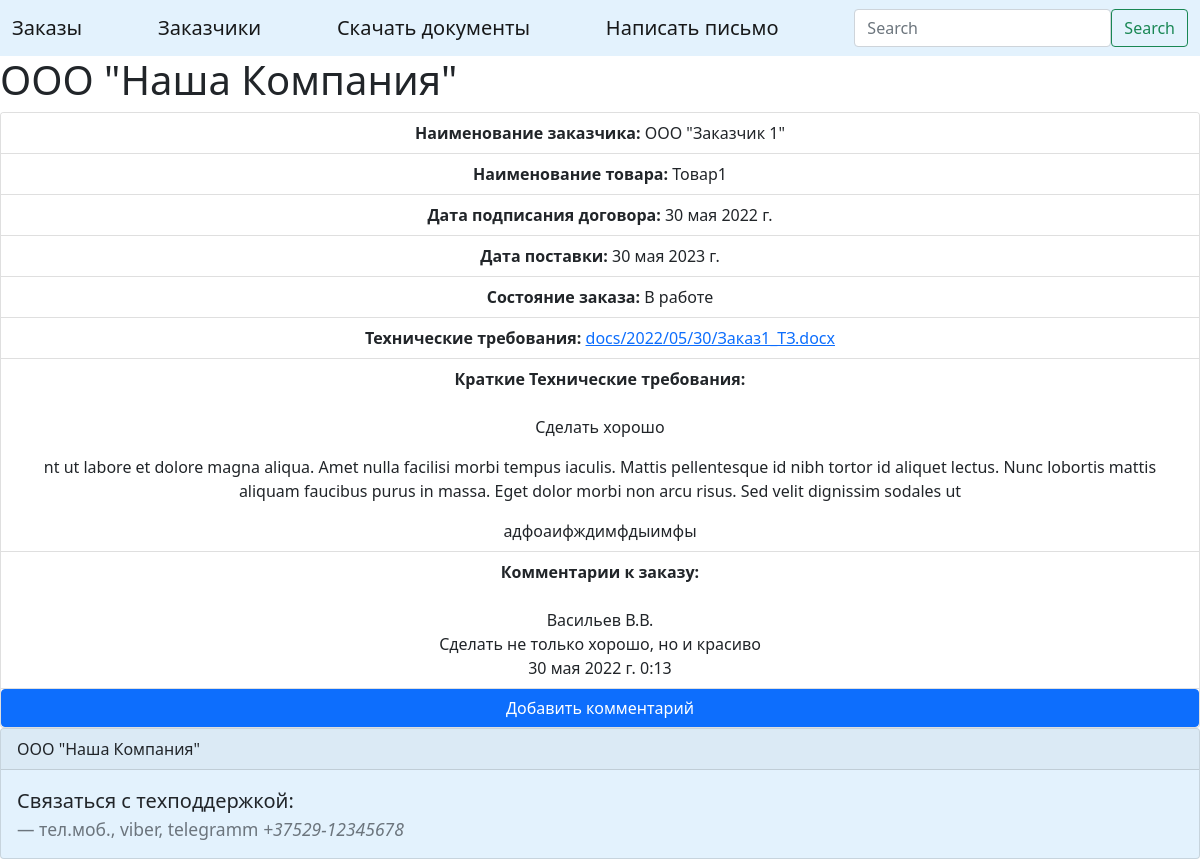
/order/1/, run on an earlier commit of the app's database.
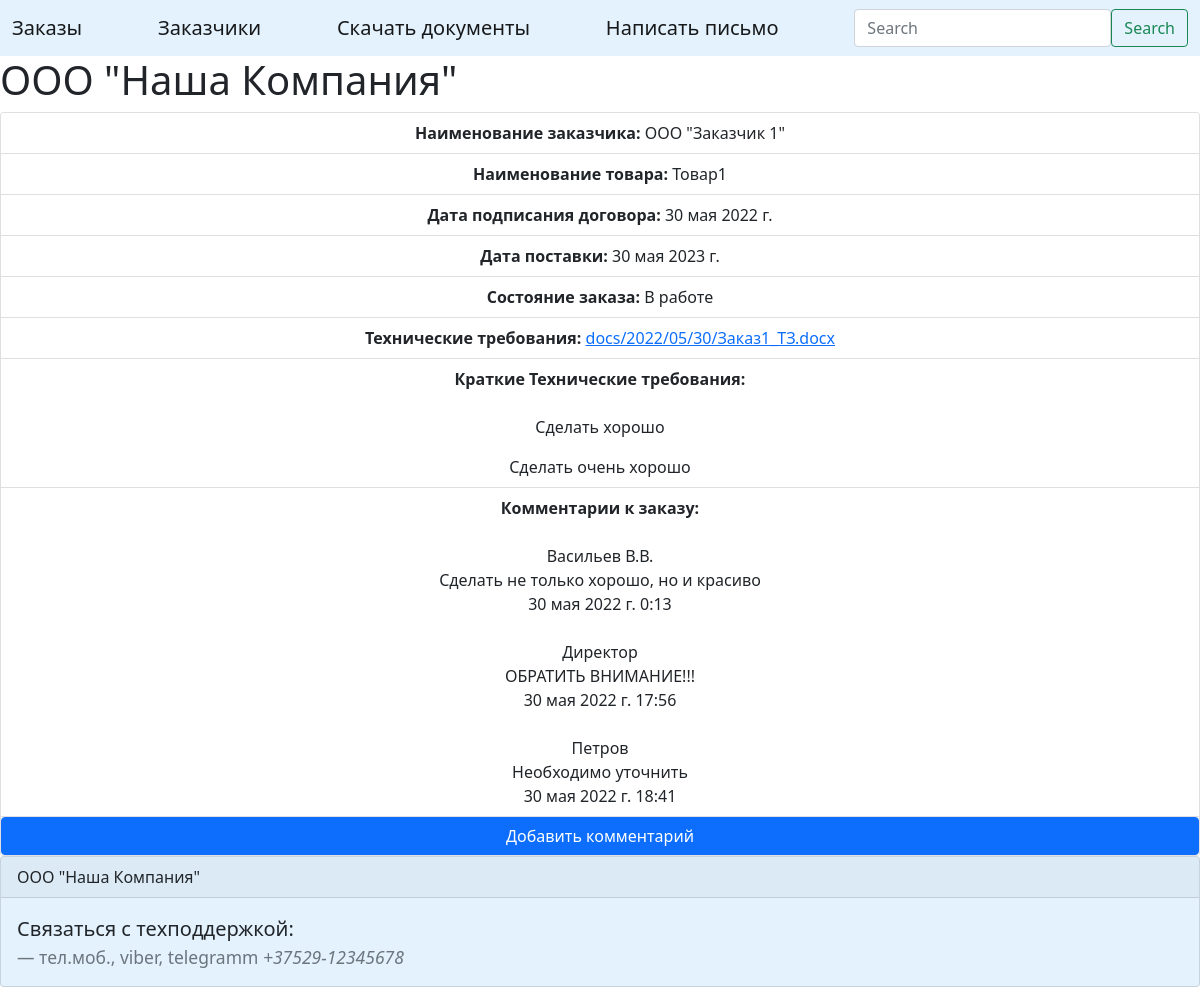
And on a later commit of the database.
### ordering/models.py (models this page shows, shortened)
class Orders(models.Model):
    customers = models.ForeignKey(Customers, on_delete=models.PROTECT, verbose_name='Заказчик')
    name_of_goods = models.CharField(max_length=150, verbose_name='Наименование товара')
    date_of_contract = models.DateField(verbose_name='Дата подписания договора')
    date_of_delivery = models.DateField(verbose_name='Дата поставки')
    contract_status = models.CharField(max_length=150, verbose_name='Состояние заказа')
    class Meta:
        verbose_name = 'Заказ'
        verbose_name_plural = 'Заказы'
        ordering = ['-date_of_contract']

class Customers(models.Model):
    customers_mame = models.CharField(max_length=150, verbose_name='Наименование заказчика')
    customers_contact_person = models.CharField(max_length=250, verbose_name='Контактное лицо')
    customers_address = models.CharField(max_length=150, verbose_name='Адрес заказчика')
    def __str__(self):
        return self.customers_mame
    class Meta:
        verbose_name = 'Заказчик'
        verbose_name_plural = 'Заказчики'
        ordering = ['customers_mame']

class Requirements(models.Model):
    orders = models.ForeignKey(Orders, on_delete=models.PROTECT, verbose_name='Заказ')
    docs = models.FileField(upload_to='docs/%Y/%m/%d/', verbose_name='Документы', blank=True)
    text = models.CharField(max_length=250, verbose_name='Тех. требования кратко', blank=True)
    class Meta:
        verbose_name = 'Тех. требования'
        verbose_name_plural = 'Тех. требования'
        ordering = ['id']

class Comments(models.Model):
    orders = models.ForeignKey(Orders, on_delete=models.PROTECT, verbose_name='Заказ')
    text = models.TextField(verbose_name='Комментарий')
    created_at = models.DateTimeField(auto_now_add=True, verbose_name='Дата создания комментария')
    author = models.CharField(max_length=150, verbose_name='Автор комментария')
    class Meta:
        verbose_name = 'Комментарий'
        verbose_name_plural = 'Комментарии'
        ordering = ['created_at']

### ordering/views.py (the view)
# urls.py: path('order/<int:order_id>/', views.order_detail, name='order_detail'),
def order_detail(request, order_id):
    order = get_object_or_404(models.Orders, id=order_id)
    requirements = models.Requirements.objects.filter(orders=order_id)
    comments = models.Comments.objects.filter(orders=order_id)
    context = {
        'order': order,
        'requirements': requirements,
        'comments': comments,
    }
    return render(request, 'order_detail.html', {'context': context})

### ordering/templates/order_detail.html (shortened to what this page needs)
{% extends 'base.html' %}
{% block content %}
<div class="card text-center">
    <ul class="list-group list-group-flush">
        <li class="list-group-item"><b>Наименование заказчика:</b> {{ context.order.customers }}</li>
        <li class="list-group-item"><b>Наименование товара:</b> {{ context.order.name_of_goods }}</li>
        <li class="list-group-item"><b>Дата подписания договора:</b> {{ context.order.date_of_contract }}</li>
        <li class="list-group-item"><b>Дата поставки:</b> {{ context.order.date_of_delivery }}</li>
        <li class="list-group-item"><b>Состояние заказа:</b> {{ context.order.contract_status }}</li>
        <li class="list-group-item"><b>Технические требования:</b>
            {% for requirement in context.requirements %}
            <a href={% url 'downloads_file' %}>{{ requirement.docs }}</a>
            {% endfor %}
        </li>
        <li class="list-group-item"><b>Краткие Технические требования:</b><br><br>
            {% for requirement in context.requirements %}
            <p class="card-text">{{ requirement.text }}</p>{% endfor %}
        </li>
        <li class="list-group-item"><b>Комментарии к заказу:</b>
            {% for comment in context.comments %}
            <br><br>{{ comment.author }}<br>{{ comment.text }}<br>{{ comment.created_at }}
            {% endfor %}
        </li>
    </ul>
    <a href={% url 'add_comment' order_id=context.order.id %} class="btn btn-primary">Добавить комментарий</a>
</div>
{% endblock %}

### ordering/templates/base.html (shortened to what this page needs)
{% load static %}
<!doctype html>
<html lang="en">
<head>
    <link rel="stylesheet" type="text/css" href="{% static 'styles.css' %}">
    <link href="https://cdn.jsdelivr.net/npm/bootstrap@5.0.2/dist/css/bootstrap.min.css" rel="stylesheet"
>
</head>
<body>
<nav class="navbar navbar-light" style="background-color: #e3f2fd;">
<div class="container-fluid justify-content">
        <a class="navbar-brand" href={% url 'orders' %}>Заказы</a>
        <a class="navbar-brand" href={% url 'customers_list' %}>Заказчики</a>
        <a class="navbar-brand" href={% url 'downloads_file' %}>Скачать документы</a>
        <a class="navbar-brand" href={% url 'send_mail' %}>Написать письмо</a>
    <form class="d-flex">
      <input class="form-control mr-2" type="search" placeholder="Search" aria-label="Search">
      <button class="btn btn-outline-success" type="submit">Search</button>
    </form>
</div>
</nav>
<h1 class="all-books-title">ООО "Наша Компания"</h1>
{% block content %}{% endblock %}
<div class="card" style="background-color: #e3f2fd;">
    <div class="card-header">
        ООО "Наша Компания"
    </div>
    <div class="card-body">
        <blockquote class="blockquote mb-0">
            <p>Связаться с техподдержкой:</p>
            <footer class="blockquote-footer">тел.моб., viber, telegramm
                <cite title="Source Title">+37529-12345678</cite></footer>
        </blockquote>
    </div>
</div>
</body>
</html>

### ordering/static/styles.css (style rules this page uses)
.card-body { background-color: efefef; }

What changed in the data, as far as the page shows it:
removed Requirements: text "nt ut labore et dolore magna aliqua. Amet nulla facilisi morbi tempus iaculis. Mattis pellentesque id nibh tortor id aliquet lectus. Nunc lobortis mattis aliquam faucibus purus in massa. Eget dolor morbi non arcu risus. Sed velit dignissim sodales ut"
changed Requirements: text "адфоаифждимфдыимфы" → "Сделать очень хорошо"
added Comments: author "Директор", text "ОБРАТИТЬ ВНИМАНИЕ!!!", created_at "30 мая 2022 г. 17:56"
added Comments: author "Петров", text "Необходимо уточнить", created_at "30 мая 2022 г. 18:41"
